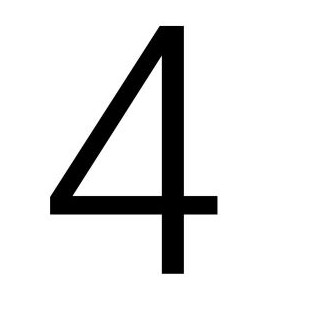
//> input picture day2/4.JPG, 324 x 324 px, given in place of 4.bmp, which was not available
$ ./aaa   (built with g++ and OpenCV 4)
//> lines starting //> are read from the running program, lines starting //| are printed output that depends on the picture; after the words box and inside, x2 and y2 are one past the last pixel; in counts of white or black regions, pixels touching at a corner belong together; pictures that were not available may be replaced by others from this repository, and a replacement may not be noted
#include <iostream>
#include <opencv2/opencv.hpp>
#include <opencv2/calib3d.hpp>
#include <opencv2/imgproc.hpp>

using namespace cv;
using namespace std;

int main()
{
    // 相机内参矩阵
    Mat camera_matrix = (Mat_<double>(3, 3) << 5.711696077477573e+03, 0, 1485.80898385214,
                                                      0, 5.711569629386420e+03, 1015.10525161836,
                                                      0, 0, 1);

    // 相机到平面的距离（单位：米）
    double distance = 0.212;

    // 读取图像
    Mat src = imread("4.bmp");
//> src is the input picture: 324 rows x 324 cols, CV_8UC3; min 0, max 255, mean 227.1
    resize(src, src, Size(), 0.3, 0.3);
//> src: 97 rows x 97 cols, CV_8UC3

    Mat src1 = src.clone();
    if (src.empty()) {
        cerr << "Error: Could not load image." << endl;
        return -1;
    }

    // 高斯模糊
    GaussianBlur(src, src, Size(19, 19), 1.5);
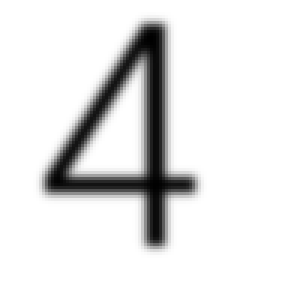
//> src: 97 rows x 97 cols, CV_8UC3 (shown 3 times larger); min 0, max 255, mean 227.8

    // 转换为灰度图像
    cvtColor(src, src, COLOR_BGR2GRAY);
//> src: 97 rows x 97 cols, CV_8UC1

    // 二值化
    threshold(src, src, 128, 255, THRESH_BINARY_INV);
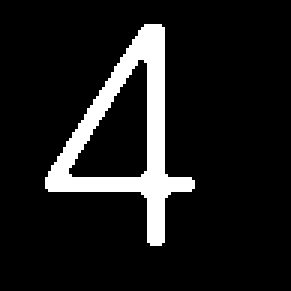
//> src: 97 rows x 97 cols, CV_8UC1 (shown 3 times larger); 10.4% white; 1 white region, box (x1, y1, x2, y2) and area: (15, 8, 65, 82) 983

    // 形态学操作
    Mat element = getStructuringElement(MORPH_RECT, Size(9, 9));
    erode(src, src, element);
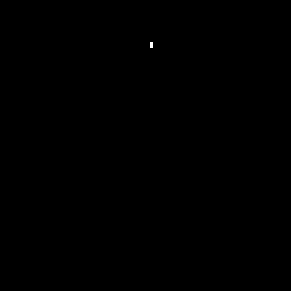
//> src: 97 rows x 97 cols, CV_8UC1 (shown 3 times larger); 0.02% white in thin lines or dots, all inside (x1, y1, x2, y2) = (50, 14, 51, 16)
    bitwise_not(src, src);
    erode(src, src, element);
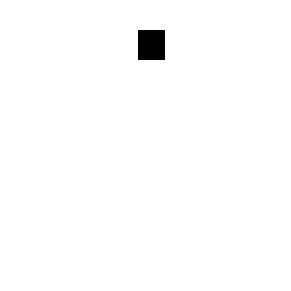
//> src: 97 rows x 97 cols, CV_8UC1 (shown 3 times larger); 99% white; 1 black region, box (x1, y1, x2, y2) and area: (46, 10, 55, 20) 90
    bitwise_not(src, src);
//> src: 97 rows x 97 cols, CV_8UC1; 0.96% white; 1 white region

    // 显示预处理后的图像
    imshow("Preprocessed Image", src);

    vector<vector<Point>> contours;
    vector<Vec4i> hierarchy;
    findContours(src, contours, hierarchy, RETR_TREE, CHAIN_APPROX_SIMPLE);
//> contours = 1 contour; box (x1, y1, x2, y2) and area: (46, 10, 55, 20) 72

    // 定义角落区域的大小（像素）
    int corner_size = 50;

    // 绘制轮廓
    Mat contourImage = src1.clone(); // 使用原始图像的副本
    for (int i = 0; i < contours.size(); i++) {
        // 计算轮廓的中心点
        Moments moments = cv::moments(contours[i]);
        double cx = moments.m10 / moments.m00;
        double cy = moments.m01 / moments.m00;

        // 检查中心点是否位于角落区域
        bool is_corner = (cx < corner_size || cx > src.cols - corner_size) && (cy < corner_size || cy > src.rows - corner_size);
        if (is_corner) {
            continue; // 跳过角落区域的轮廓
        }

        // 绘制轮廓
        drawContours(contourImage, contours, i, Scalar(0, 255, 0), 2); // 用绿色绘制轮廓

        // 寻找最小外接圆
        Point2f center;
        float radius;
        minEnclosingCircle(contours[i], center, radius);

        // 计算像素到厘米的转换系数
        double focal_length = camera_matrix.at<double>(0, 0); // 焦距（像素）
        double pixel_to_cm = (distance * 100) / focal_length; // 转换系数（像素到厘米）

        // 将直径从像素转换为厘米
        double diameter_cm = 2 * radius * pixel_to_cm;

        // 获取轮廓的右下角坐标，用于放置文本
        int x = boundingRect(contours[i]).x + boundingRect(contours[i]).width;
        int y = boundingRect(contours[i]).y + boundingRect(contours[i]).height;

        // 在轮廓右下角标出直径
        putText(contourImage, to_string(diameter_cm).substr(0, 5) + " cm", Point(x, y), FONT_HERSHEY_SIMPLEX, 0.5, Scalar(0, 0, 255), 1);
    }
//> this loop made 1 pass
//> (cx, cy, is_corner) on pass 1: (50, 14.5, true)

    imshow("Contours with Diameter in cm (Excluding Corners)", contourImage);
    waitKey(0);
    return 0;
}
